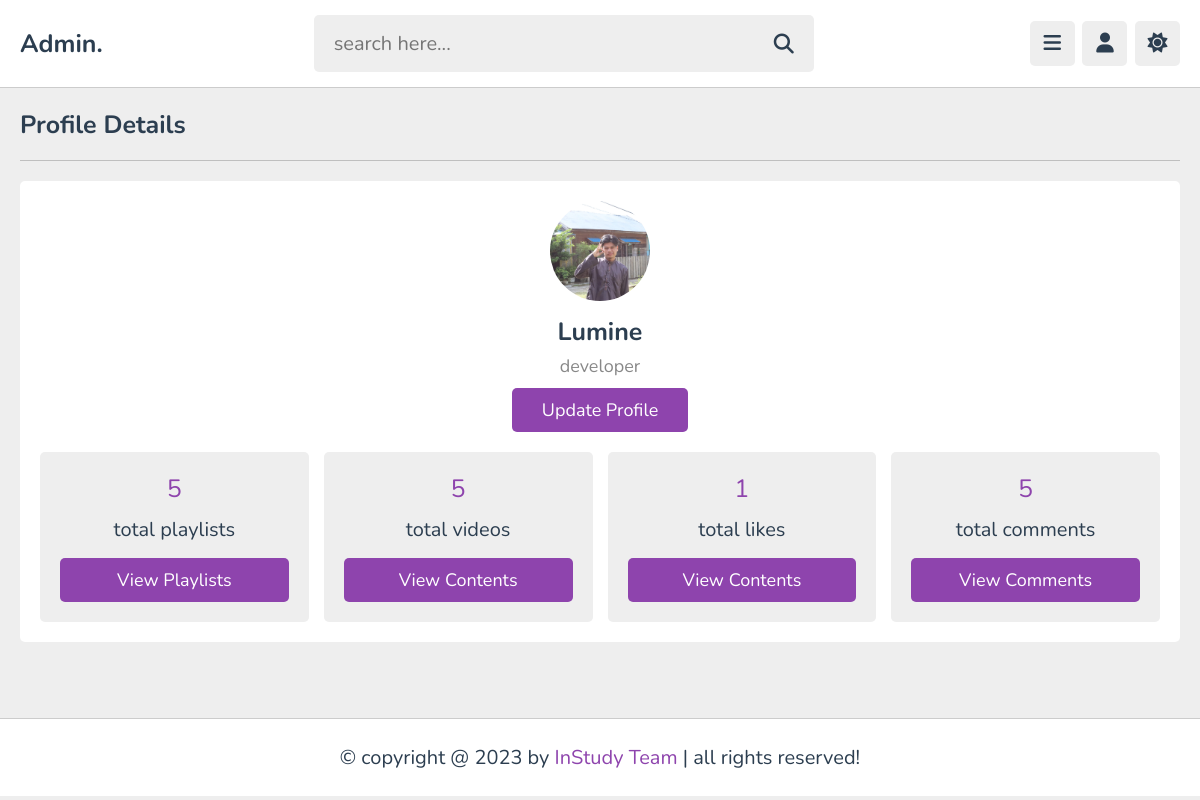
Page /admin/profile.php (signed in) on the committed database.
### tables this page shows
CREATE TABLE `tutors` (
  `id` varchar(20) NOT NULL,
  `name` varchar(50) NOT NULL,
  `profession` varchar(50) NOT NULL,
  `email` varchar(255) NOT NULL,
  `password` varchar(50) NOT NULL,
  `image` varchar(100) NOT NULL
);

### admin/profile.php (the view, shortened to what this page needs)
<?php
   include '../components/connect.php';
   if(isset($_COOKIE['tutor_id'])){
      $tutor_id = $_COOKIE['tutor_id'];
   }else{
      $tutor_id = '';
      header('location:login.php');
   }
   $select_playlists = $conn->prepare("SELECT * FROM `playlist` WHERE tutor_id = ?");
   $select_playlists->execute([$tutor_id]);
   $total_playlists = $select_playlists->rowCount();
   $select_contents = $conn->prepare("SELECT * FROM `content` WHERE tutor_id = ?");
   $select_contents->execute([$tutor_id]);
   $total_contents = $select_contents->rowCount();
   $select_likes = $conn->prepare("SELECT * FROM `likes` WHERE tutor_id = ?");
   $select_likes->execute([$tutor_id]);
   $total_likes = $select_likes->rowCount();
   $select_comments = $conn->prepare("SELECT * FROM `comments` WHERE tutor_id = ?");
   $select_comments->execute([$tutor_id]);
   $total_comments = $select_comments->rowCount();
?>
<!DOCTYPE html>
<html lang="en">
<head>
   <link rel="stylesheet" href="https://cdnjs.cloudflare.com/ajax/libs/font-awesome/6.2.0/css/all.min.css">
   <link rel="stylesheet" href="../css/admin_style.css">
</head>
<body>
<?php include '../components/admin_header.php'; ?>
<section class="tutor-profile" style="min-height: calc(100vh - 19rem);">
   <h1 class="heading">profile details</h1>
   <div class="details">
      <div class="tutor">
         <img src="../uploaded_files/<?= $fetch_profile['image']; ?>" alt="">
         <h3><?= $fetch_profile['name']; ?></h3>
         <span><?= $fetch_profile['profession']; ?></span>
         <a href="update.php" class="inline-btn">update profile</a>
      </div>
      <div class="flex">
         <div class="box">
            <span><?= $total_playlists; ?></span>
            <p>total playlists</p>
            <a href="playlists.php" class="btn">view playlists</a>
         </div>
         <div class="box">
            <span><?= $total_contents; ?></span>
            <p>total videos</p>
            <a href="contents.php" class="btn">view contents</a>
         </div>
         <div class="box">
            <span><?= $total_likes; ?></span>
            <p>total likes</p>
            <a href="contents.php" class="btn">view contents</a>
         </div>
         <div class="box">
            <span><?= $total_comments; ?></span>
            <p>total comments</p>
            <a href="comments.php" class="btn">view comments</a>
         </div>
      </div>
   </div>
</section>
<?php include '../components/footer.php'; ?>
</body>
</html>

### css/admin_style.css (style rules this page uses)
:root { --main-color:#8e44ad; --red:#e74c3c; --oragen:#f39c12; --white:#fff; --black:#2c3e50; --light-color:#888; --light-bg:#eee; --border:.1rem solid rgba(0,0,0,.2); }
* { font-family: 'Nunito', sans-serif; margin: 0; padding: 0; box-sizing: border-box; outline: none; border: none; text-decoration: none; }
html { font-size: 62.5%; overflow-x: hidden; }
body { background-color: var(--light-bg); padding-left: 30rem; }
section { padding:2rem; max-width: 1200px; margin: 0 auto; }
.btn, .option-btn, .delete-btn, .inline-btn, .inline-option-btn, .inline-delete-btn { border-radius: .5rem; padding: 1rem 3rem; font-size: 1.8rem; color: #fff; margin-top: 1rem; text-transform: capitalize; cursor: pointer; text-align: center; }
.btn, .option-btn, .delete-btn { display: block; width: 100%; }
.inline-btn, .inline-option-btn, .inline-delete-btn { display: inline-block; }
.btn, .inline-btn { background-color: var(--main-color); }
.heading { padding-bottom: 1.8rem; border-bottom: var(--border); font-size: 2.5rem; color: var(--black); text-transform: capitalize; margin-bottom: 2rem; }
.tutor-profile .details { background-color: var(--white); border-radius: .5rem; padding: 2rem; text-align: center; }
.tutor-profile .details .tutor { margin-bottom: 2rem; }
.tutor-profile .details .tutor img { height: 10rem; width: 10rem; border-radius: 50%; object-fit: cover; margin-bottom: .5rem; }
.tutor-profile .details .tutor h3 { font-size: 2.5rem; color: var(--black); margin: .5rem 0; }
.tutor-profile .details .tutor span { font-size: 1.8rem; color: var(--light-color); display: block; }
.tutor-profile .details .flex { display: flex; gap: 1.5rem; align-items: center; flex-wrap: wrap; }
.tutor-profile .details .flex .box { flex: 1 1 26rem; border-radius: .5rem; background-color: var(--light-bg); padding: 2rem; }
.tutor-profile .details .flex span { color: var(--main-color); display: block; margin-bottom: .5rem; font-size: 2.5rem; }
.tutor-profile .details .flex .box p { font-size: 2rem; color: var(--black); padding: .5rem 0; }
@media (max-width:1200px) { body { padding-left: 0; } }

### rows in the picture
tutors: image (picture), name "Lumine", profession "developer"

### other values in the picture
$total_playlists "5"
$total_contents "5"
$total_likes "1"
$total_comments "5"
